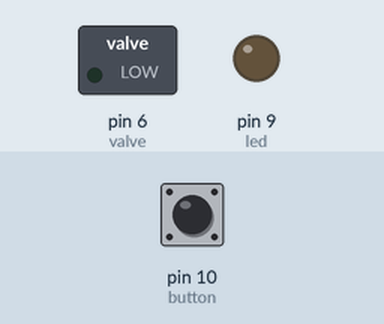
This sketch was run on a simulated Arduino Uno, built with avr-gcc and run on an emulated ATmega328P. On the bench: switched loads named in the sketch (green lamp = pin HIGH), output pins drawn as LEDs (lit = HIGH). The test bench sets the inputs (shaded band); at power-on: pin 10 (button) HIGH.

Above: at 1.2 s.
1.3 s: pin 10 (button) pulled LOW for 0.15 s
At 1.7 s:
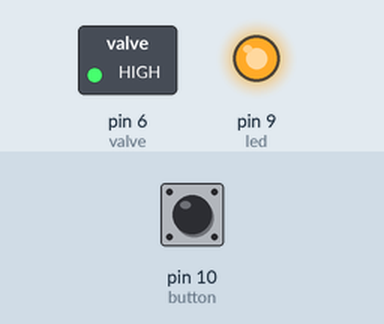
Timing chart, 0 to 4.3 s (numbered marks = the images above; inputs shaded):
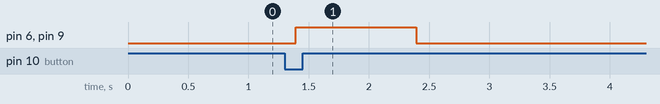

Measured:
- after the input at 1.3 s, pin 6 (valve), pin 9 (led): LOW → HIGH after 0.09 s, → LOW 1.0 s later

The sketch:

CoffeeMakerFiller.ino
```cpp
#define meter 0
#define button 10
#define valve 6
#define led 9

unsigned long clickCount = 0;
unsigned long debounceDelay = 75;
unsigned long lastDebounceTime = 0;
int lastButtonState = 0;
int buttonState = 1;
unsigned long clickGoal = 3850; //2100clicks/4cups
bool buttonPressed = false;
int machineState = 0; // 0 = IDLE

//watchdog
int watchDogLength = 1000;
unsigned long watchDogTimer = 0;
unsigned long prevClickCount = 0;

void setup() {

  //Serial.begin(9600);
  pinMode(button,INPUT_PULLUP);
  pinMode(meter,INPUT_PULLUP);
  pinMode(led,OUTPUT);
  digitalWrite(led,LOW);
  pinMode(valve,OUTPUT);
  digitalWrite(valve,LOW);
  attachInterrupt(digitalPinToInterrupt(meter), clickDetected, FALLING);
}

void loop() {

  int reading = digitalRead(button);
  if (reading != lastButtonState){
    lastDebounceTime = millis();
  }
  if ((millis() - lastDebounceTime) > debounceDelay) {
    if (reading != buttonState){
      buttonState = reading;
      if (buttonState == LOW){
        buttonPressed = true;
      }
    }
  }

  lastButtonState = reading;

  switch (machineState){
    case 0:
      delay(10);
      if (buttonPressed){
        buttonPressed = false;
        machineState = 1;
        clickCount = 0;
        watchDogTimer = millis();
        digitalWrite(valve,HIGH);
        digitalWrite(led,HIGH);
      }
      break;

    case 1:
      if (buttonPressed){
        buttonPressed = false;
        machineState = 0;
        clickCount = 0;
        digitalWrite(valve,LOW);
        digitalWrite(led,LOW);
        break;
      }
      else if (clickCount >= clickGoal) {
        machineState = 0;
        clickCount = 0;
        digitalWrite(valve,LOW);
        digitalWrite(led,LOW);
        break;
      }
      if (clickCount != prevClickCount){
        watchDogTimer = millis();
      }
      else if (millis() - watchDogTimer > watchDogLength){
        //no clicks longer than watchDogLength
        machineState = 0;
        clickCount = 0;
        digitalWrite(valve,LOW);
        digitalWrite(led,LOW);
      }
      prevClickCount = clickCount;
      break;
  }
}

void clickDetected() {
  clickCount++;
}
```
